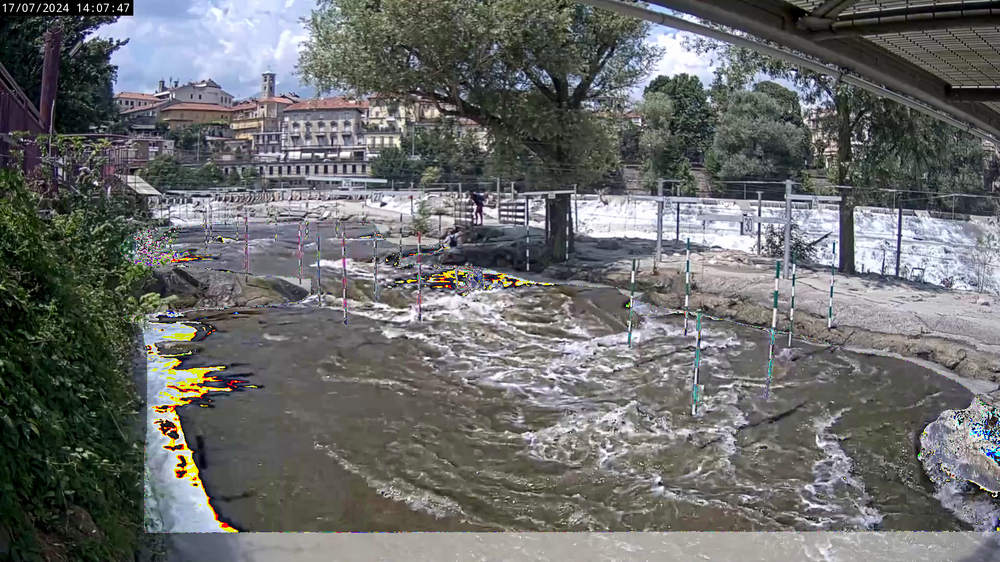
#> input picture test.png, 1000 x 562 px, shrunk from 1920 x 1080 before the run, given in place of cut.mp4, which was not available
$ python RilevamentoPorte.py
#> lines starting #> are read from the running program, lines starting #| are printed output that depends on the picture; after the words box and inside, x2 and y2 are one past the last pixel; in counts of white or black regions, pixels touching at a corner belong together; pictures that were not available may be replaced by others from this repository, and a replacement may not be noted
import cv2
import matplotlib.pyplot as plt
import numpy as np


kern = cv2.getStructuringElement(cv2.MORPH_RECT,(3,3))


def img_eq(img):
    img_yuv = cv2.cvtColor(img, cv2.COLOR_BGR2YUV)
    img_yuv[:,:,0] = cv2.equalizeHist(img_yuv[:,:,0])
    img_output = cv2.cvtColor(img_yuv, cv2.COLOR_YUV2BGR)
    return img_output


def hough(roi, edges):
    lines = cv2.HoughLines(edges, 0.5, np.pi / 180, 60)
    if lines is not None:
        for line in lines:
            rho, theta = line[0]
            a = np.cos(theta)
            b = np.sin(theta)
            x0 = a * rho
            y0 = b * rho
            x1 = int(x0 + 1000 * (-b))
            y1 = int(y0 + 1000 * a)
            x2 = int(x0 - 1000 * (-b))
            y2 = int(y0 - 1000 * a)
            cv2.line(roi, (x1, y1), (x2, y2), (0, 0, 255), 2)
    return roi


def hough_p(roi, edges):
    lines = cv2.HoughLinesP(edges, 1, np.pi / 180, 20, minLineLength=50, maxLineGap=10)
    if lines is not None:
         for line in lines:
            x1, y1, x2, y2 = line[0]
            cv2.line(roi, (x1, y1), (x2, y2), (0, 255, 0), 2)
    return roi


def red(roi):
    hsv = cv2.cvtColor(roi, cv2.COLOR_BGR2HSV)
    red = cv2.inRange(hsv, np.array([150, 30, 0]), np.array([180, 255, 255]))
    red = cv2.morphologyEx(red, cv2.MORPH_CLOSE, kern, iterations=5)
    # cv2.imshow('mask', red)

    res = cv2.bitwise_and(roi, roi, mask=red)
    gray = cv2.cvtColor(res, cv2.COLOR_BGR2GRAY)
    edges = cv2.Canny(gray, 100, 200, apertureSize=3)

    cv2.imshow('edges', edges)

    return (roi, edges)


def green(roi):
    hsv = cv2.cvtColor(roi, cv2.COLOR_BGR2HSV)
    green = cv2.inRange(hsv, np.array([65, 50, 0]), np.array([130, 255, 255]))
    green = cv2.morphologyEx(green, cv2.MORPH_CLOSE, kern, iterations=1)

    cv2.imshow('mask', green)

    res = cv2.bitwise_and(roi, roi, mask=green)
    gray = cv2.cvtColor(res, cv2.COLOR_BGR2GRAY)
    edges = cv2.Canny(gray, 100, 200, apertureSize=3)

    return (roi, edges)


def main():
    video = cv2.VideoCapture("cut.mp4")
    plt.ion()
    fig = plt.figure()
    fig.canvas.mpl_connect("close_event", lambda event: video.release())

    while True:
        ret, img = video.read()
#> img is the input picture: shape (562, 1000, 3); mean B, G, R 106.3, 107.1, 105.5
        if not ret:
            break

        img = img_eq(img)
#> in img_eq, `img_yuv = cv2.cvtColor(img, cv2.COLOR_BGR2YUV)`: img_yuv: shape (562, 1000, 3); mean of channels 0, 1, 2 106.5, 127.9, 127.1
#> in img_eq, `img_yuv[:,:,0] = cv2.equalizeHist(img_yuv[:,:,0])`: img_yuv: shape (562, 1000, 3); mean of channels 0, 1, 2 127.7, 127.9, 127.1
#> in img_eq, `img_output = cv2.cvtColor(img_yuv, cv2.COLOR_YUV2BGR)`:
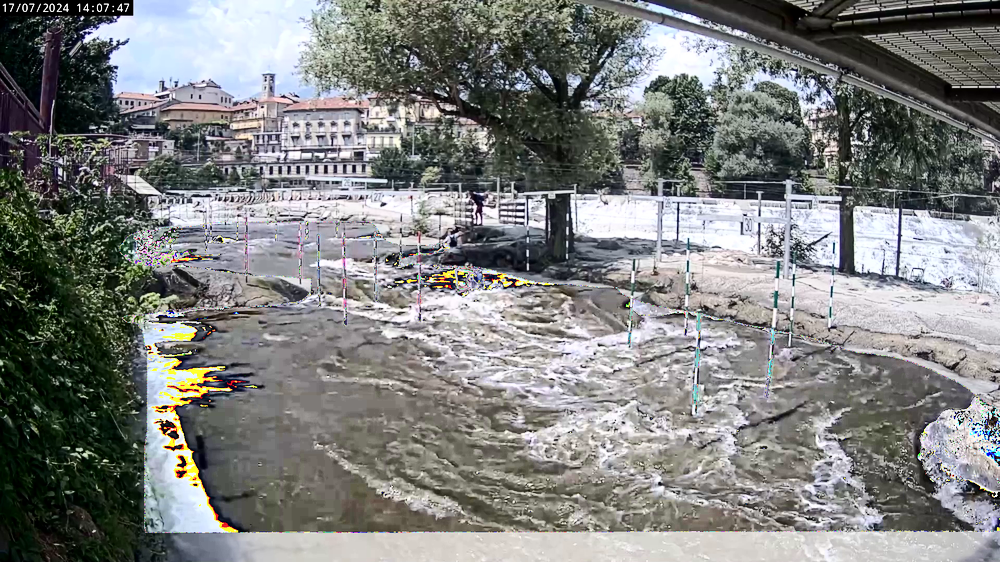
#> img_output: shape (562, 1000, 3); mean B, G, R 126.9, 128.2, 126.7

        src = img[img.shape[0]//4:img.shape[0]*3//4, img.shape[1]//6:img.shape[1]]
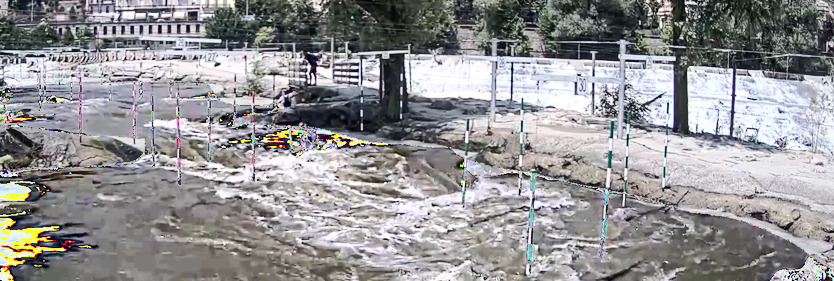
#> src: shape (281, 834, 3); mean B, G, R 148.6, 146.8, 147.3

        (roi, edges) = red(src)
#> in red, `hsv = cv2.cvtColor(roi, cv2.COLOR_BGR2HSV)`: hsv: shape (281, 834, 3); mean H, S, V 89.4, 26.6, 153.9
#> in red, `red = cv2.inRange(hsv, np.array([150, 30, 0]), np.array([180, 255, 255..`:
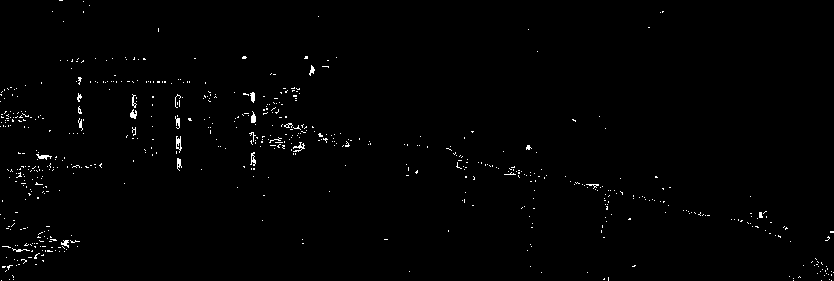
#> red: shape (281, 834); 0.93% white in thin lines or dots
#> in red, `red = cv2.morphologyEx(red, cv2.MORPH_CLOSE, kern, iterations=5)`:
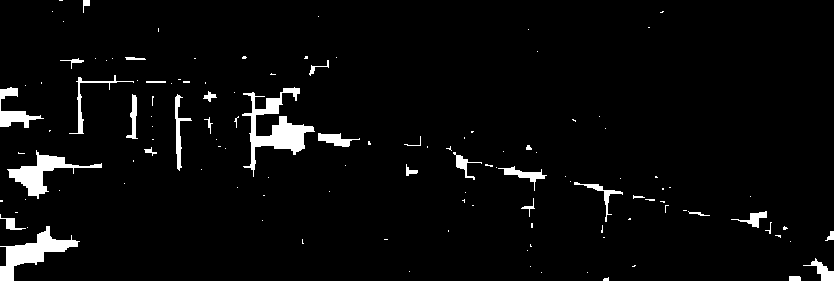
#> red: shape (281, 834); 3.8% white; 124 white regions (93 under 20 px), largest, box (x1, y1, x2, y2) and area: (242, 87, 315, 177) 1956, (0, 226, 80, 281) 1480, (7, 150, 102, 199) 1247
#> in red, `res = cv2.bitwise_and(roi, roi, mask=red)`:
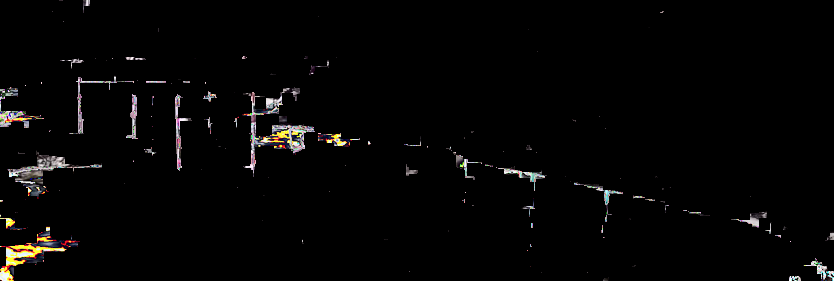
#> res: shape (281, 834, 3); mean B, G, R 4.5, 4.8, 5.3
#> in red, `edges = cv2.Canny(gray, 100, 200, apertureSize=3)`:
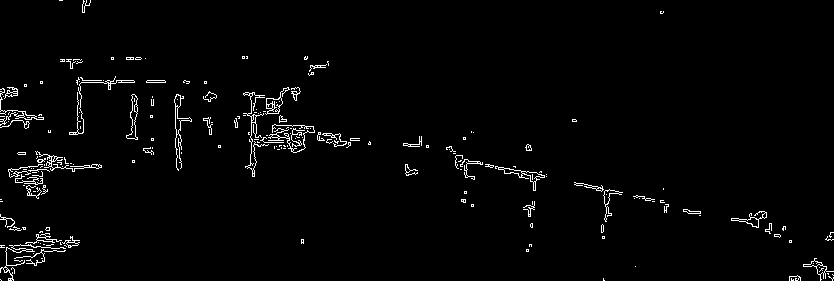
#> edges: shape (281, 834); 2.1% white in thin lines or dots
        # (roi, edges) = green(src)
        roi = hough(roi, edges)
#> in hough, `lines = cv2.HoughLines(edges, 0.5, np.pi / 180, 60)`: lines = [[58.5, 1.78], [82, 1.57], [70.5, 1.76], [60.5, 1.78], [50, 1.8], [80, 1.57], [90, 1.73], [166, 1.57], [167, 1.57]]
#> the loop in hough, `for line in lines:` made 9 passes
#> (rho, theta, a, b, x0, y0, x1, y1) on passes 1 to 9: (58.5, 1.78, -0.208, 0.978, -12.16, 57.22, -990, -150), (82, 1.57, -4.37e-08, 1, -3.58e-06, 82, -1000, 81), (70.5, 1.76, -0.191, 0.982, -13.45, 69.2, -995, -121), (60.5, 1.78, -0.208, 0.978, -12.58, 59.18, -990, -148), (50, 1.8, -0.225, 0.974, -11.25, 48.72, -985, -176), (80, 1.57, -4.37e-08, 1, -3.5e-06, 80, -1000, 79), (90, 1.73, -0.156, 0.988, -14.08, 88.89, -1001, -67), (166, 1.57, -4.37e-08, 1, -7.26e-06, 166, -1000, 165), (167, 1.57, -4.37e-08, 1, -7.3e-06, 167, -1000, 166)
#> after the loop in hough, `for line in lines:`:
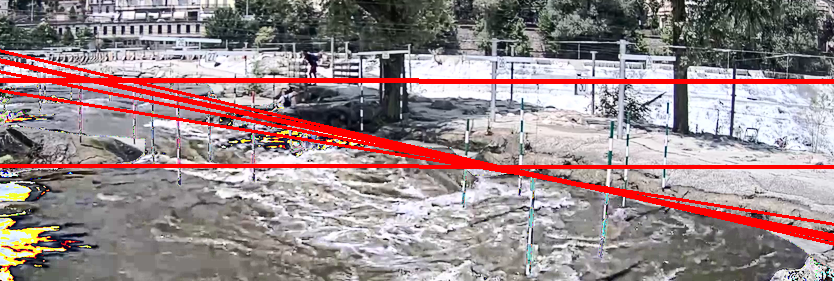
#> roi: shape (281, 834, 3); 7.18% of pixels changed, all inside (x1, y1, x2, y2) = (0, 49, 834, 246)
        # roi = hough_p(roi, edges)

        cv2.imshow('roi', roi)

        # img[img.shape[0]//4:img.shape[0]*3//4, img.shape[1]//6:img.shape[1]] = roi
        # cv2.imshow('img', img)
        q = cv2.waitKey(1) & 0xFF
#> (key Esc is pressed here)
        if q == 27:
            break

    video.release()
    cv2.destroyAllWindows()


if __name__ == "__main__":
    try:
        main()
    except KeyboardInterrupt:
        exit(0)
